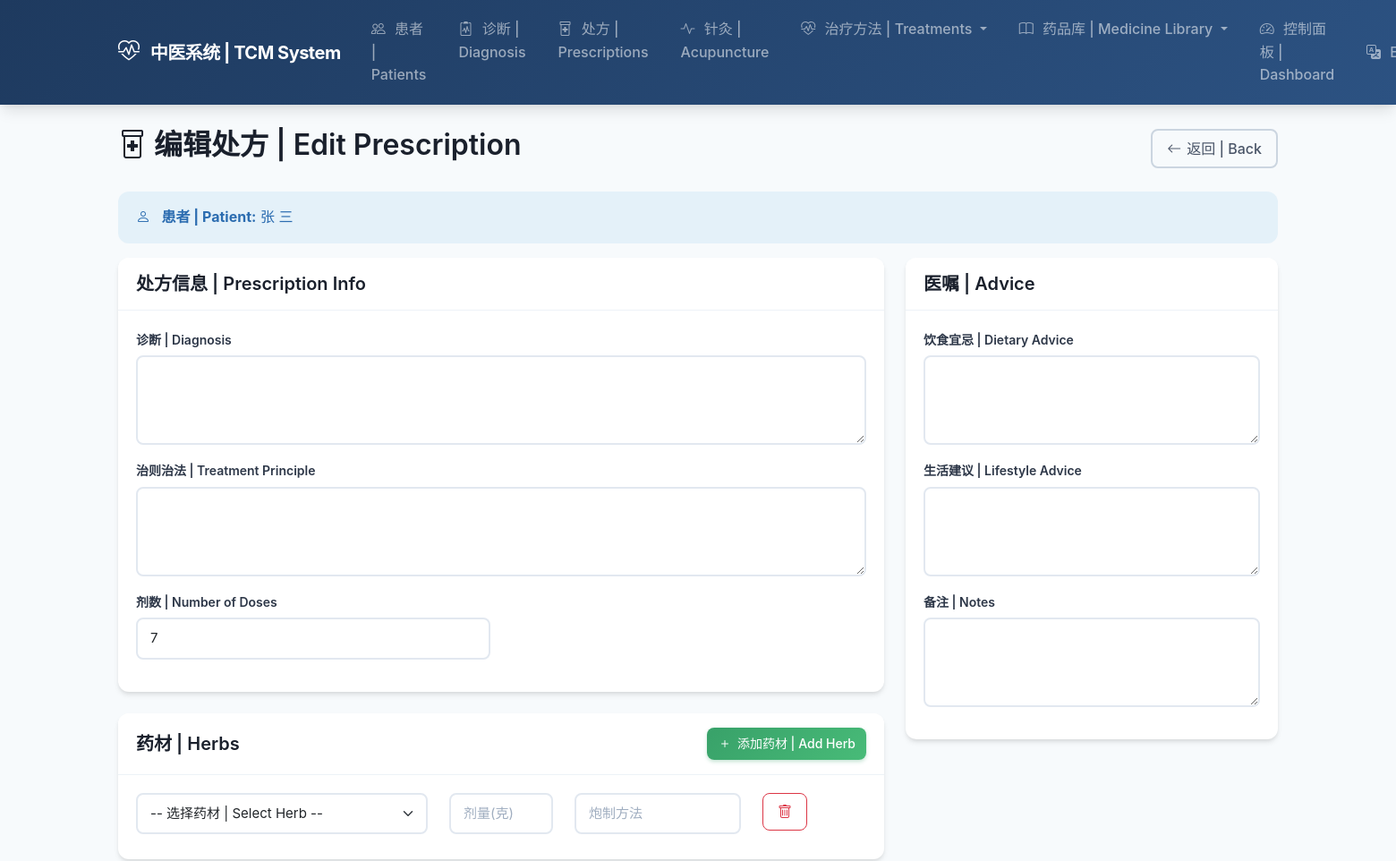
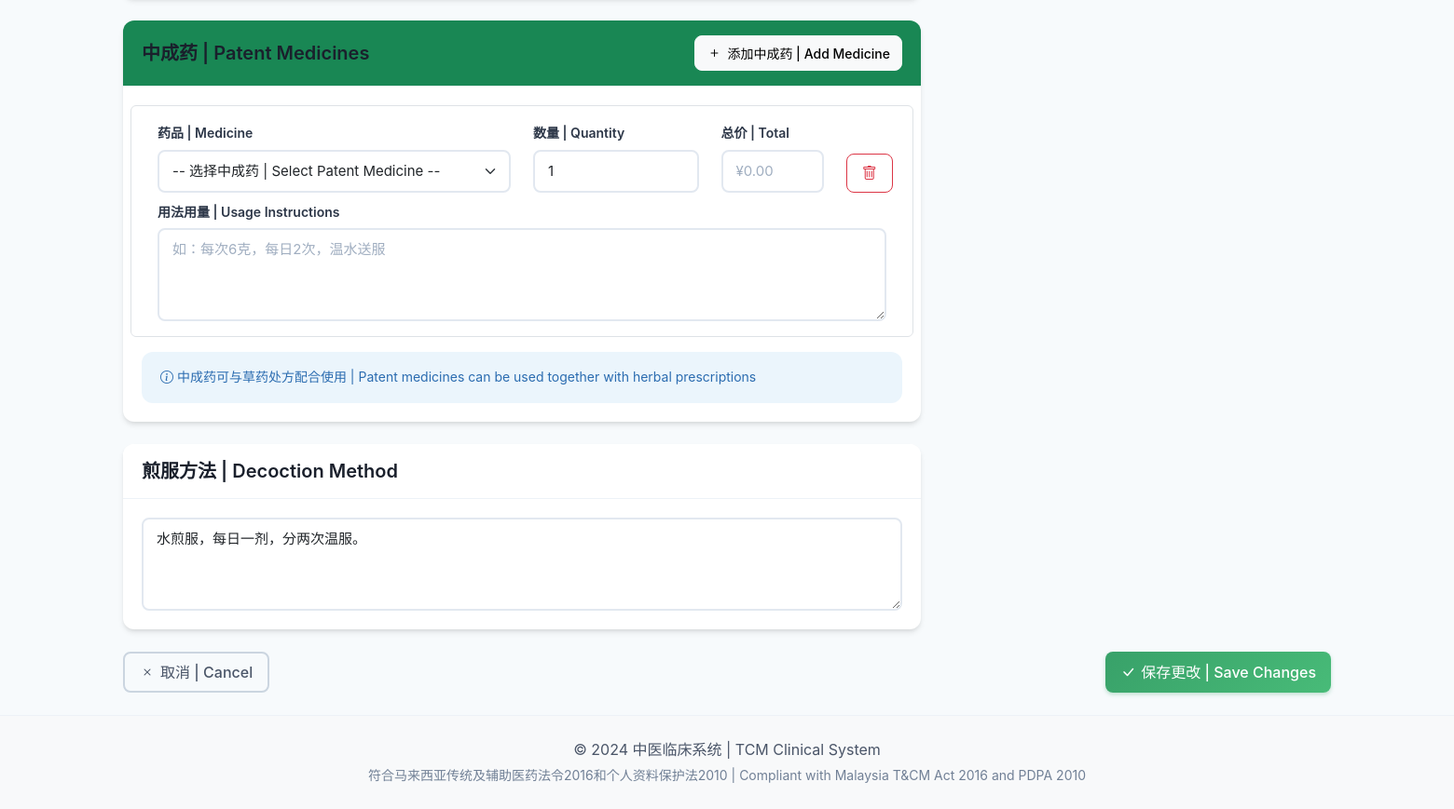
/prescriptions/1/edit/ (signed in), run on the app's committed database (2 pictures, top to bottom).
### patients/models.py (models this page shows, shortened)
class Patient(models.Model):
    class Gender(models.TextChoices):
        MALE = 'M', _('Male (男)')
        FEMALE = 'F', _('Female (女)')
        OTHER = 'O', _('Other (其他)')
    class BloodType(models.TextChoices):
        A_POSITIVE = 'A+', 'A+'
        A_NEGATIVE = 'A-', 'A-'
        B_POSITIVE = 'B+', 'B+'
        B_NEGATIVE = 'B-', 'B-'
        AB_POSITIVE = 'AB+', 'AB+'
        AB_NEGATIVE = 'AB-', 'AB-'
        O_POSITIVE = 'O+', 'O+'
        O_NEGATIVE = 'O-', 'O-'
        UNKNOWN = 'UK', _('Unknown')
    patient_id = models.UUIDField(
        default=uuid.uuid4,
        editable=False,
        unique=True,
    )
    first_name = models.CharField(
        _('First Name'),
        max_length=100,
    )
    last_name = models.CharField(
        _('Last Name'),
        max_length=100,
    )
    chinese_name = models.CharField(
        _('Chinese Name (中文姓名)'),
        max_length=100,
        blank=True,
    )
    ic_number = models.CharField(
        _('IC/Passport Number'),
        max_length=30,
        unique=True,
        help_text=_('Malaysian IC or Passport number'),
    )
    date_of_birth = models.DateField(
        _('Date of Birth'),
    )
    gender = models.CharField(
        _('Gender'),
        max_length=1,
        choices=Gender.choices,
    )
    blood_type = models.CharField(
        _('Blood Type'),
        max_length=3,
        choices=BloodType.choices,
        default=BloodType.UNKNOWN,
    )
    phone = models.CharField(
        _('Phone Number'),
        max_length=20,
    )
    email = models.EmailField(
        _('Email'),
        blank=True,
    )
    address = models.TextField(
        _('Address'),
    )
    emergency_contact_name = models.CharField(
        _('Emergency Contact Name'),
        max_length=100,
        blank=True,
    )
    emergency_contact_phone = models.CharField(
        _('Emergency Contact Phone'),
        max_length=20,
        blank=True,
    )
    allergies = models.TextField(
        _('Allergies (过敏史)'),
        blank=True,
        help_text=_('List all known allergies to medications, herbs, or substances'),
    )
    chronic_conditions = models.TextField(
        _('Chronic Conditions (慢性疾病)'),
        blank=True,
        help_text=_('e.g., Diabetes, Hypertension, Heart Disease'),
    )
    current_medications = models.TextField(
        _('Current Medications (目前用药)'),
        blank=True,
        help_text=_('List all current Western and TCM medications'),
    )
    medical_history = models.TextField(
        _('Medical History (病史)'),
        blank=True,
        help_text=_('Past surgeries, major illnesses, hospitalizations'),
    )
    family_history = models.TextField(
        _('Family History (家族史)'),
        blank=True,
        help_text=_('Hereditary conditions in family'),
    )
    tcm_constitution = models.CharField(
        _('TCM Constitution (中医体质)'),
        max_length=100,
        blank=True,
        help_text=_('e.g., 气虚质, 阳虚质, 痰湿质'),
    )
    photo = models.ImageField(
        _('Photo'),
        upload_to='patients/photos/',
        blank=True,
        null=True,
    )
    notes = models.TextField(
        _('Additional Notes'),
        blank=True,
    )
    assigned_practitioner = models.ForeignKey(
        settings.AUTH_USER_MODEL,
        on_delete=models.SET_NULL,
        null=True,
        blank=True,
        related_name='patients',
        limit_choices_to={'role': 'practitioner'},
        verbose_name=_('Assigned Practitioner'),
    )
    user_account = models.OneToOneField(
        settings.AUTH_USER_MODEL,
        on_delete=models.SET_NULL,
        null=True,
        blank=True,
        related_name='patient_profile',
        verbose_name=_('User Account'),
    )
    consent_data_sharing = models.BooleanField(
        _('Consent to Data Sharing'),
        default=False,
        help_text=_('PDPA 2010 compliant consent for data sharing'),
    )
    consent_date = models.DateField(
        _('Consent Date'),
        null=True,
        blank=True,
    )
    is_active = models.BooleanField(
        _('Active'),
        default=True,
    )
    created_at = models.DateTimeField(auto_now_add=True)
    updated_at = models.DateTimeField(auto_now=True)
    class Meta:
        verbose_name = _('Patient')
        verbose_name_plural = _('Patients')
        ordering = ['-updated_at']
    @property
    def full_name(self):
        return f"{self.first_name} {self.last_name}"

### prescriptions/models.py (models this page shows, shortened)
class Prescription(models.Model):
    class Status(models.TextChoices):
        DRAFT = 'draft', _('草稿')
        CONFIRMED = 'confirmed', _('已确认')
        DISPENSED = 'dispensed', _('已配药')
        COMPLETED = 'completed', _('已完成')
        CANCELLED = 'cancelled', _('已取消')
    patient = models.ForeignKey(
        'patients.Patient',
        on_delete=models.CASCADE,
        related_name='prescriptions',
        verbose_name=_('患者'),
    )
    practitioner = models.ForeignKey(
        settings.AUTH_USER_MODEL,
        on_delete=models.SET_NULL,
        null=True,
        related_name='prescriptions',
        verbose_name=_('医师'),
    )
    diagnosis_session = models.ForeignKey(
        'diagnosis.DiagnosisSession',
        on_delete=models.SET_NULL,
        null=True,
        blank=True,
        related_name='prescriptions',
        verbose_name=_('诊断记录'),
    )
    based_on_formula = models.ForeignKey(
        ClassicFormula,
        on_delete=models.SET_NULL,
        null=True,
        blank=True,
        related_name='derived_prescriptions',
        verbose_name=_('基于方剂'),
    )
    prescription_number = models.CharField(
        _('处方编号'),
        max_length=50,
        unique=True,
    )
    prescription_date = models.DateTimeField(
        _('处方日期'),
        auto_now_add=True,
    )
    diagnosis = models.TextField(
        _('诊断'),
        blank=True,
    )
    treatment_principle = models.TextField(
        _('治则治法'),
        blank=True,
    )
    doses = models.PositiveIntegerField(
        _('剂数'),
        default=7,
        help_text=_('Number of doses to prepare'),
    )
    decoction_method = models.TextField(
        _('煎煮方法'),
        default='水煎服，每日一剂，分两次温服。',
        help_text=_('Instructions for decoction'),
    )
    dietary_advice = models.TextField(
        _('饮食宜忌'),
        blank=True,
    )
    lifestyle_advice = models.TextField(
        _('生活建议'),
        blank=True,
    )
    notes = models.TextField(
        _('备注'),
        blank=True,
    )
    status = models.CharField(
        _('状态'),
        max_length=20,
        choices=Status.choices,
        default=Status.DRAFT,
    )
    total_price = models.DecimalField(
        _('总价'),
        max_digits=10,
        decimal_places=2,
        null=True,
        blank=True,
    )
    created_at = models.DateTimeField(auto_now_add=True)
    updated_at = models.DateTimeField(auto_now=True)
    class Meta:
        verbose_name = _('处方')
        verbose_name_plural = _('处方')
        ordering = ['-prescription_date']

### prescriptions/views.py (the view, shortened to what this page needs)
# urls.py: path('<int:pk>/edit/', views.edit_prescription, name='edit'),
@login_required
def edit_prescription(request, pk):
    prescription = get_object_or_404(Prescription, pk=pk)
    if not (request.user.is_staff or request.user.role == 'admin' or prescription.practitioner == request.user):
        messages.error(request, _('您没有权限编辑此处方。| You do not have permission to edit this prescription.'))
        return redirect('prescriptions:detail', pk=pk)
    herbs = Herb.objects.filter(is_active=True).order_by('name_pinyin', 'name_cn')
    categories = HerbCategory.objects.all()
    patent_medicines = PatentMedicine.objects.filter(is_active=True).order_by('name_cn')
    return render(request, 'prescriptions/edit_prescription.html', {
        'prescription': prescription,
        'patient': prescription.patient,
        'herbs': herbs,
        'categories': categories,
        'patent_medicines': patent_medicines,
    })

### templates/prescriptions/edit_prescription.html (shortened to what this page needs)
{% extends 'base.html' %}
{% load i18n %}
{% block content %}
<div class="d-flex justify-content-between align-items-center mb-4">
    <h2>
        <i class="bi bi-prescription2"></i>
        编辑处方 | Edit Prescription
    </h2>
    <a href="{% url 'prescriptions:detail' prescription.pk %}" class="btn btn-outline-secondary">
        <i class="bi bi-arrow-left"></i> 返回 | Back
    </a>
</div>
<div class="alert alert-info">
    <i class="bi bi-person me-2"></i>
    <strong>患者 | Patient:</strong> {{ patient.full_name }}
</div>
<form method="post" id="prescriptionForm">
    <div class="row">
        <div class="col-md-8">
            <div class="card mb-4">
                <div class="card-header">
                    <h5 class="mb-0">处方信息 | Prescription Info</h5>
                </div>
                <div class="card-body">
                    <div class="mb-3">
                        <label class="form-label">诊断 | Diagnosis</label>
                        <textarea name="diagnosis" class="form-control" rows="2">{{ prescription.diagnosis }}</textarea>
                    </div>
                    <div class="mb-3">
                        <label class="form-label">治则治法 | Treatment Principle</label>
                        <textarea name="treatment_principle" class="form-control" rows="2">{{ prescription.treatment_principle }}</textarea>
                    </div>
                    <div class="row">
                        <div class="col-md-6 mb-3">
                            <label class="form-label">剂数 | Number of Doses</label>
                            <input type="number" name="doses" class="form-control" value="{{ prescription.doses }}" min="1" max="30">
                        </div>
                    </div>
                </div>
            </div>
            <div class="card mb-4">
                <div class="card-header d-flex justify-content-between align-items-center">
                    <h5 class="mb-0">药材 | Herbs</h5>
                    <button type="button" class="btn btn-sm btn-success" onclick="addHerbRow()">
                        <i class="bi bi-plus"></i> 添加药材 | Add Herb
                    </button>
                </div>
                <div class="card-body">
                    <div id="herbsContainer">
                        {% if not prescription.items.exists %}
                        <div class="herb-row row mb-2">
                            <div class="col-md-5">
                                <select name="herb_id" class="form-select herb-select" onchange="updateHerbInfo(this)">
                                    <option value="">-- 选择药材 | Select Herb --</option>
                                </select>
                            </div>
                            <div class="col-md-2">
                                <input type="number" name="dosage" class="form-control" placeholder="剂量(克)" step="0.5" min="0">
                            </div>
                            <div class="col-md-3">
                                <input type="text" name="preparation" class="form-control" placeholder="炮制方法">
                            </div>
                            <div class="col-md-2">
                                <button type="button" class="btn btn-outline-danger" onclick="removeHerbRow(this)">
                                    <i class="bi bi-trash"></i>
                                </button>
                            </div>
                        </div>
                        {% endif %}
                    </div>
                </div>
            </div>
            <div class="card mb-4">
                <div class="card-header d-flex justify-content-between align-items-center bg-success text-white">
                    <h5 class="mb-0">中成药 | Patent Medicines</h5>
                    <button type="button" class="btn btn-sm btn-light" onclick="addPatentMedicineRow()">
                        <i class="bi bi-plus"></i> 添加中成药 | Add Medicine
                    </button>
                </div>
                <div class="card-body">
                    <div id="patentMedicinesContainer">
                        {% if not prescription.patent_medicine_items.exists %}
                        <div class="patent-medicine-row row mb-3 p-3 border rounded">
                            <div class="col-md-6">
                                <label class="form-label small">药品 | Medicine</label>
                                <select name="patent_medicine_id" class="form-select" onchange="updatePatentMedicineInfo(this)">
                                    <option value="">-- 选择中成药 | Select Patent Medicine --</option>
                                </select>
                            </div>
                            <div class="col-md-3">
                                <label class="form-label small">数量 | Quantity</label>
                                <input type="number" name="patent_quantity" class="form-control" placeholder="盒数" min="1" value="1">
                            </div>
                            <div class="col-md-2">
                                <label class="form-label small">总价 | Total</label>
                                <input type="text" class="form-control patent-total" readonly placeholder="¥0.00">
                            </div>
                            <div class="col-md-1 d-flex align-items-end">
                                <button type="button" class="btn btn-outline-danger" onclick="removePatentMedicineRow(this)">
                                    <i class="bi bi-trash"></i>
                                </button>
                            </div>
                            <div class="col-12 mt-2">
                                <label class="form-label small">用法用量 | Usage Instructions</label>
                                <textarea name="patent_usage_instructions" class="form-control" rows="2" placeholder="如：每次6克，每日2次，温水送服"></textarea>
                            </div>
                        </div>
                        {% endif %}
                    </div>
                    <div class="alert alert-info small mb-0 mt-2">
                        <i class="bi bi-info-circle"></i> 中成药可与草药处方配合使用 | Patent medicines can be used together with herbal prescriptions
                    </div>
                </div>
            </div>
            <div class="card mb-4">
                <div class="card-header">
                    <h5 class="mb-0">煎服方法 | Decoction Method</h5>
                </div>
                <div class="card-body">
                    <textarea name="decoction_method" class="form-control" rows="3">{{ prescription.decoction_method }}</textarea>
                </div>
            </div>
        </div>
        <div class="col-md-4">
            <div class="card mb-4">
                <div class="card-header">
                    <h5 class="mb-0">医嘱 | Advice</h5>
                </div>
                <div class="card-body">
                    <div class="mb-3">
                        <label class="form-label">饮食宜忌 | Dietary Advice</label>
                        <textarea name="dietary_advice" class="form-control" rows="3">{{ prescription.dietary_advice }}</textarea>
                    </div>
                    <div class="mb-3">
                        <label class="form-label">生活建议 | Lifestyle Advice</label>
                        <textarea name="lifestyle_advice" class="form-control" rows="3">{{ prescription.lifestyle_advice }}</textarea>
                    </div>
                    <div class="mb-3">
                        <label class="form-label">备注 | Notes</label>
                        <textarea name="notes" class="form-control" rows="2">{{ prescription.notes }}</textarea>
                    </div>
                </div>
            </div>
        </div>
    </div>
    <div class="d-flex justify-content-between">
        <a href="{% url 'prescriptions:detail' prescription.pk %}" class="btn btn-outline-secondary">
            <i class="bi bi-x"></i> 取消 | Cancel
        </a>
        <button type="submit" class="btn btn-success">
            <i class="bi bi-check-lg"></i> 保存更改 | Save Changes
        </button>
    </div>
</form>
{% endblock %}

### data on the page
Patient: full_name "张 三"
Prescription: doses "7", decoction_method "水煎服，每日一剂，分两次温服。"
